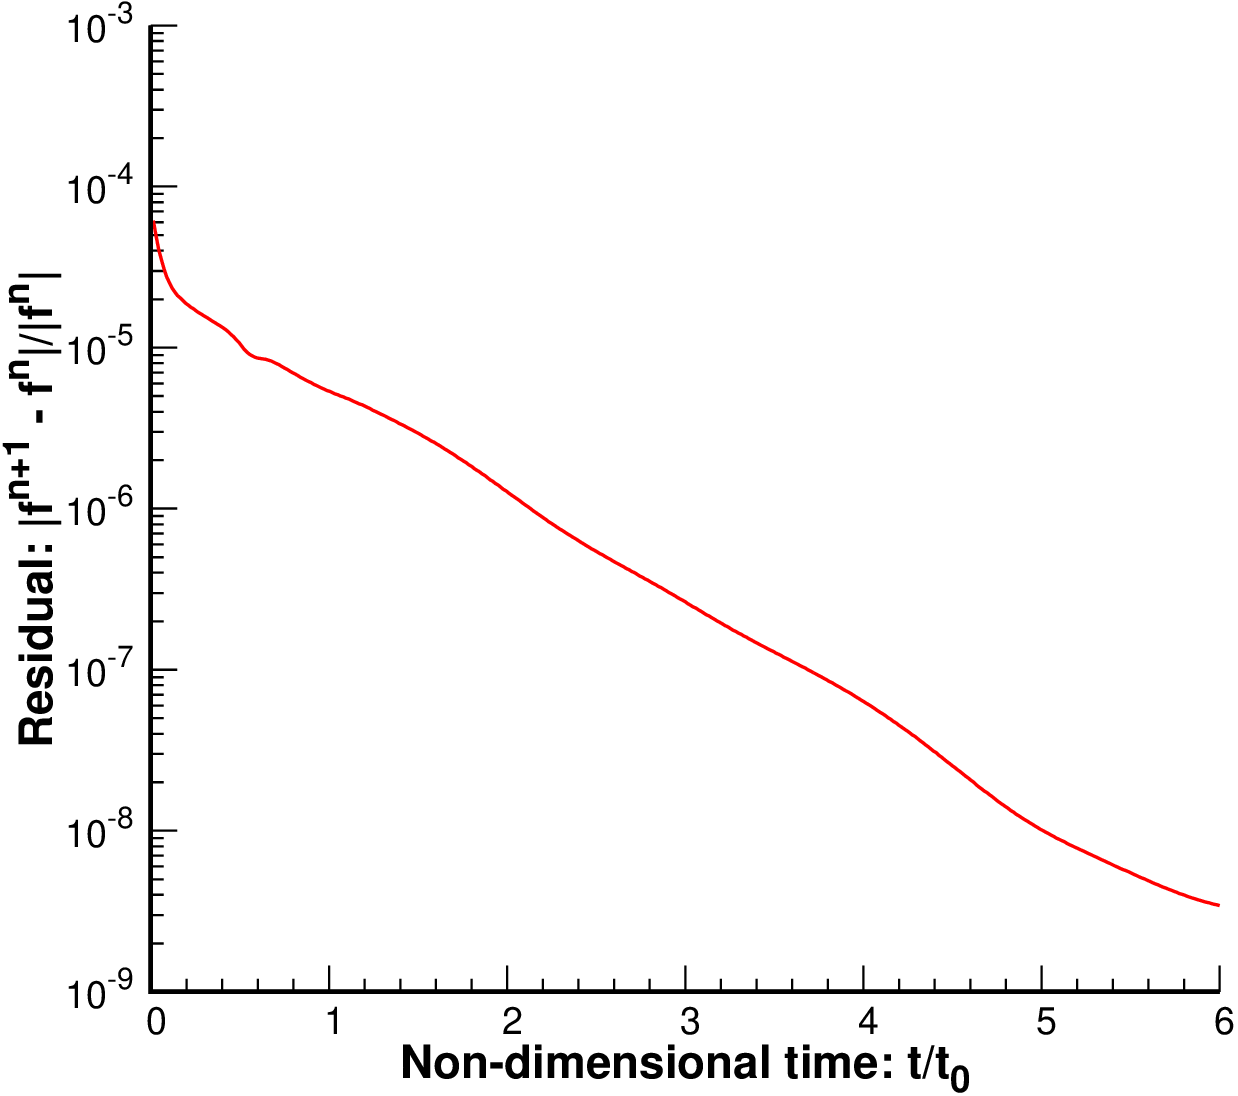

Here is the gnuplot script that generated this plot:
set terminal postscript color enhanced size 4.75,4 
set out 'gnuplot.ps'
set datafile separator ","
set logscale y
set format y "10^{%T}"
set border 3 
set xtics nomirror 
set ytics nomirror 
set xtics font 'Helvetica,9' offset 0,+.5
set ytics font 'Helvetica,9' offset .5,0
set xlabel font 'Helvetica-Bold,11' offset 0,+1.2
set ylabel font 'Helvetica-Bold,11' offset 2.2,0
set mxtics
set xlabel 'Non-dimensional time: t/t_0'
set ylabel 'Residual: |f^{n+1} - f^{n}|/|f^{n}|'
set key at 85,85
set yrange [1e-9:1e-3]
set xrange [0:6]
set xtics 0,1,6
plot "<grep 'dgfsresidualstd' data.txt | cut -d ':' -f2-" u 1:2 w l lc 'red' lw 1.5
set out
